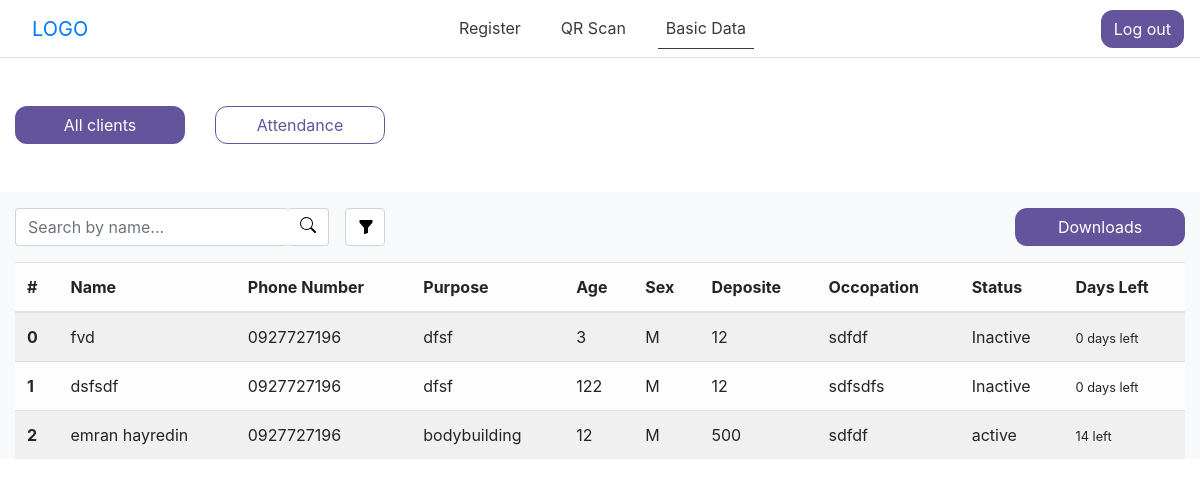
The app's page /public/basic-data.php, older data.
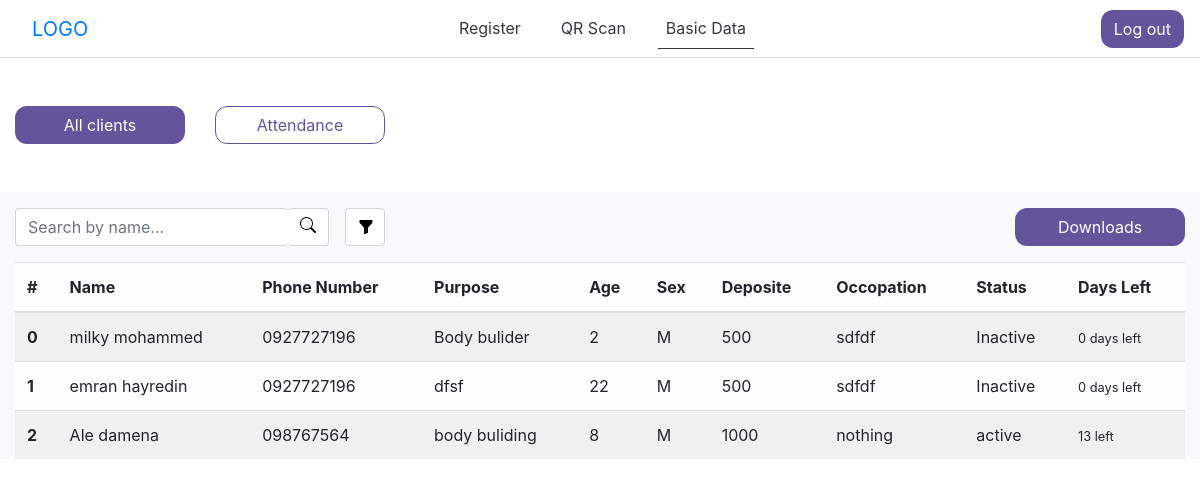
The same page, newer data.
### tables this page shows
CREATE TABLE `users` (
  `id` varchar(20) NOT NULL,
  `fullname` varchar(40) DEFAULT NULL,
  `age` int(11) DEFAULT NULL,
  `gender` char(1) DEFAULT NULL,
  `purpose` varchar(30) DEFAULT NULL,
  `occupation` varchar(30) DEFAULT NULL,
  `phone` varchar(20) DEFAULT NULL
);

CREATE TABLE `plan` (
  `cash` int(11) NOT NULL,
  `workingdays` int(11) NOT NULL,
  `month` int(11) DEFAULT NULL,
  `id` varchar(20) NOT NULL,
  `RegistrationDate` date DEFAULT NULL
);

### public/basic-data.php (the view, shortened to what this page needs)
<?php  require_once "../Database/DB.php";
$arr = array();$arr2 = array();$arr3 = array();$arr4 = array();$arr5 = array();$arr6 = array();$arr7 = array();
$arr8 = array();$arr9 = array(); $arr10 = array();  $arr11 = array(); $arrn = "";
$counter = 0;
if(isset( $_GET['search_term']))
{
    $term = $_GET['search_term'];
    $search_term = filter_input(INPUT_GET, "$term", FILTER_SANITIZE_STRING);
$stmt = $conn->prepare("SELECT *
FROM users
JOIN plan ON users.id=plan.id
WHERE users.fullname LIKE ? LIMIT 10
");
$term = "%$term%";
$stmt->bind_param('s', $term);
$stmt->execute();
$result = $stmt->get_result();
while ($row = $result->fetch_assoc()) {
    array_push($arr,$row['fullname']);
    array_push($arr2,$row['phone']);
    array_push($arr3,$row['purpose']);
    array_push($arr4,$row['age']);
    array_push($arr5,$row['gender']);
    array_push($arr6,$row['cash']);
    array_push($arr7,$row['occupation']);
    array_push($arr8,$row['workingdays']);
    array_push($arr9,$row['RegistrationDate']);
    array_push($arr10,$row['month']);
    array_push($arr11,$row['id']);
    preg_match('/\d+/', $row['id'], $matches);
    $arrn= $arrn. $matches[0] . " ";
    $counter++;
  }
  echo $arrn;
}
else{
  $sql = "SELECT *
  FROM users
  JOIN plan ON users.id=plan.id
  LIMIT 10";
  $result = $conn->query($sql);
  if ($result->num_rows > 0) {
    while($row = $result->fetch_assoc()) {
      array_push($arr,$row['fullname']);
      array_push($arr2,$row['phone']);
      array_push($arr3,$row['purpose']);
      array_push($arr4,$row['age']);
      array_push($arr5,$row['gender']);
      array_push($arr6,$row['cash']);
      array_push($arr7,$row['occupation']);
      array_push($arr8,$row['workingdays']);
      array_push($arr9,$row['RegistrationDate']);
      array_push($arr10,$row['month']);
      array_push($arr11,$row['id']);
    }
  } else {
  }
}
?>
<!DOCTYPE html>
<html lang="en">
<head>
    <link rel="stylesheet" href="https://cdn.jsdelivr.net/npm/bootstrap@4.0.0/dist/css/bootstrap.min.css">
</head>
<body>
<header>
        <nav class="navbar navbar-expand-lg bg-white border-bottom">
            <a class="navbar-brand ml-3" href="#">LOGO</a>
            <div class="collapse navbar-collapse" id="navbarTogglerDemo03">
              <ul class="navbar-nav float-center mx-auto mt-2 mt-lg-0">
                <li class="nav-item mr-4">
                  <a class="nav-link text-dark" href="register.php">Register</a>
                </li>
                <li class="nav-item mr-4">
                  <a class="nav-link text-dark" href="qr-scan.php">QR Scan</a>
                </li>
                <li class="nav-item border-bottom border-dark">
                  <a class="nav-link text-dark" href="basic-data.php">Basic Data</a>
                </li>
              </ul>
              <form class="form-inline my-2 my-lg-0">
                <button class="btn my-2 my-sm-0 w-100" style="color:#fff; background-color: #64549C; border-radius: 12px;" type="submit">Log out</button>
              </form>
            </div>
          </nav>
    </header>
<div class="container-fluid mt-5">
  <div class="row justify-content-start">
    <div class="col-2">
      <button class="btn my-2 my-sm-0 w-100" onclick="client()" style="color:#fff; background-color: #64549C; border-radius: 12px;">All clients</button>
    </div>
    <div class="col-2">
      <button class="btn my-2 my-sm-0 w-100" onclick="attendance()" style="color: #64549C; border:0.5px #64549C solid; background-color: #fff; border-radius: 12px;">Attendance</button>
    </div>
  </div>
</div>
<div class="container-fluid mt-5 bg-light" id="client">
  <div class="row justify-content-between pt-3">
    <div class="col-auto d-flex flex-row">
      <form  id="f1" name="f1">
        <div class="form-group d-flex flex-row">
          <input type="text" class="form-control rounded-left" style="border-right: none;"  placeholder="Search by name..." name="search_term" id="search_term" >
          <button type="submit" onclick="clickme()" class="btn bg-white rounded-right" name="butt" style="border: 1px solid #ced4da; border-left: none; border-radius: .25rem;"></button>
        </div>
      </form>
      <div class="ml-3">
        <button data-toggle="collapse" data-target="#filter" class="btn bg-white pt-2" style="width: 40px; height: 38px; border: 1px solid #ced4da; border-radius: .25rem;">
          <svg xmlns="http://www.w3.org/2000/svg" width="16" height="16" fill="currentColor" class="bi bi-funnel-fill" viewBox="0 0 16 16">
            <path d="M1.5 1.5A.5.5 0 0 1 2 1h12a.5.5 0 0 1 .5.5v2a.5.5 0 0 1-.128.334L10 8.692V13.5a.5.5 0 0 1-.342.474l-3 1A.5.5 0 0 1 6 14.5V8.692L1.628 3.834A.5.5 0 0 1 1.5 3.5v-2z"/>
          </svg>
        </button>
      </div>
    </div>
    <div class="col-2">
    <button class="btn my-2 my-sm-0 w-100" style="color:#fff; background-color: #64549C; border-radius: 12px;">Downloads</button>
    </div>
  </div>
  <table class="table table table-striped table-light">
    <thead>
      <tr>
        <th scope="col">#</th>
        <th scope="col">Name</th>
        <th scope="col">Phone Number</th>
        <th scope="col">Purpose</th>
        <th scope="col">Age</th>
        <th scope="col">Sex</th>
        <th scope="col">Deposite</th>
        <th scope="col">Occopation</th>
        <th scope="col">Status</th>
        <th scope="col">Days Left</th>
      </tr>
    </thead>
    <tbody>
      <?php
     $l = count($arr);
      if(isset( $_GET['search_term']))
      {
        $da =0;
      for($i = 0 ; $i < $l; $i++)
      {
        $date_start = $arr9[$i];
        $today = date("Y-m-d");
        $interval = "$arr10[$i]". " " . "month";
        $dt = new DateTime($date_start);
        $dt->modify('+' . $interval);
        $new_date = $dt->format('Y-m-d');
      echo "<tr>";
      echo "<th scope='row'>$i</th>";
      echo "<form id='$i'   name='myForm' method='post' action='popup.php?ID=" . urlencode($arr11[$i]) . "'>";
      echo "<td id='$arr11[$i]'>$arr[$i]</td>";
      echo "</form>";
      echo "<td>$arr2[$i]</td>";
      echo "<td>$arr3[$i]</td>";
      echo "<td>$arr4[$i]</td>";
      echo "<td>$arr5[$i]</td>";
      echo "<td>$arr6[$i]</td>";
      echo "<td>$arr7[$i]</td>";
      if($arr8[$i] > 0)
      {
       $date1Timestamp = strtotime($today);
       $date2Timestamp = strtotime($new_date);
       if ($date1Timestamp < $date2Timestamp) {
        echo "<td>active</td>";
        $da = 1;
       } elseif ($date1Timestamp > $date2Timestamp) {
        echo "<td>Inactive</td>";
       } else {
        echo "<td>Inactive</td>";
       }
      }
      else{
        echo "<td>Inactive</td>";
      }
      if($da == 0)
      {
        echo "<td><small>0 days left</small></td>";
      }
      else
      {
        echo "<td><small>$arr8[$i] left</small></td>";
      }
    echo "</tr>";
      }
    }
    else{
      for($i = 0 ; $i < $l ; $i++)
      {
        $da =0;
        for($i = 0 ; $i < $l ; $i++)
        {
          $date_start = $arr9[$i];
          $today = date("Y-m-d");
          $interval = "$arr10[$i]". " " . "month";
          $dt = new DateTime($date_start);
          $dt->modify('+' . $interval);
          $new_date = $dt->format('Y-m-d');
        echo "<tr>";
        echo "<th scope='row'>$i</th>";
        echo "<form id='$i'   name='myForm' method='post' action='popup.php?ID=" . urlencode($arr11[$i]) . "'>";
        echo "<td id='$arr11[$i]'>$arr[$i]</td>";
        echo "</form>";
        echo "<td>$arr2[$i]</td>";
        echo "<td>$arr3[$i]</td>";
        echo "<td>$arr4[$i]</td>";
        echo "<td>$arr5[$i]</td>";
        echo "<td>$arr6[$i]</td>";
        echo "<td>$arr7[$i]</td>";
        if($arr8[$i] > 0)
        {
         $date1Timestamp = strtotime($today);
         $date2Timestamp = strtotime($new_date);
         if ($date1Timestamp < $date2Timestamp) {
          echo "<td>active</td>";
          $da = 1;
         } elseif ($date1Timestamp > $date2Timestamp) {
          echo "<td>Inactive</td>";
         } else {
          echo "<td>Inactive</td>";
         }
        }
        else{
          echo "<td>Inactive</td>";
        }
        if($da == 0)
        {
          echo "<td><small>0 days left</small></td>";
        }
        else
        {
          echo "<td><small>$arr8[$i] left</small></td>";
        }
      echo "</tr>";
        }
      }
    }
      ?>
    </tbody>
  </table>
</div>
</body>
</html>

Row changes from the older to the newer data that the page shows:
removed users: age "12"
removed plan: cash "500"
Text that changed along with them:
list line gone: "0 fvd 0927727196 dfsf 3 M sdfdf Inactive 0 days left 1 dsfsdf 0927727196 dfsf 122 M sdfsdfs Inactive 0 days left 2 emran hayredin 0927727196 bodybuilding 12 M sdfdf active 14 left"
new list line: "0 milky mohammed 0927727196 Body bulider 2 M 500 sdfdf Inactive 0 days left 1 emran hayredin 0927727196 dfsf 22 M 500 sdfdf Inactive 0 days left 2 Ale damena 098767564 body buliding 8 M 1000 nothing active 13 left"
